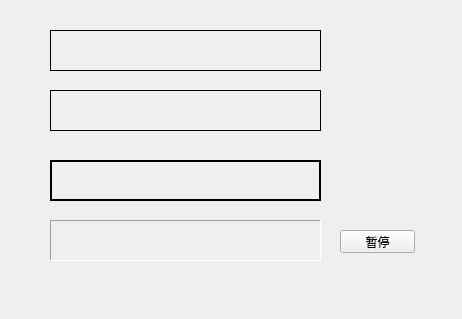
<?xml version="1.0" encoding="UTF-8"?>
<ui version="4.0">
 <class>Widget</class>
 <widget class="QWidget" name="Widget">
  <property name="geometry">
   <rect>
    <x>0</x>
    <y>0</y>
    <width>462</width>
    <height>319</height>
   </rect>
  </property>
  <property name="windowTitle">
   <string>Widget</string>
  </property>
  <widget class="myLabel" name="label">
   <property name="geometry">
    <rect>
     <x>50</x>
     <y>30</y>
     <width>271</width>
     <height>41</height>
    </rect>
   </property>
   <property name="frameShape">
    <enum>QFrame::Box</enum>
   </property>
   <property name="text">
    <string/>
   </property>
  </widget>
  <widget class="QLabel" name="label_2">
   <property name="geometry">
    <rect>
     <x>50</x>
     <y>90</y>
     <width>271</width>
     <height>41</height>
    </rect>
   </property>
   <property name="frameShape">
    <enum>QFrame::Panel</enum>
   </property>
   <property name="text">
    <string/>
   </property>
  </widget>
  <widget class="QLabel" name="label_3">
   <property name="enabled">
    <bool>true</bool>
   </property>
   <property name="geometry">
    <rect>
     <x>50</x>
     <y>160</y>
     <width>271</width>
     <height>41</height>
    </rect>
   </property>
   <property name="frameShape">
    <enum>QFrame::WinPanel</enum>
   </property>
   <property name="text">
    <string/>
   </property>
  </widget>
  <widget class="QLabel" name="label_4">
   <property name="geometry">
    <rect>
     <x>50</x>
     <y>220</y>
     <width>271</width>
     <height>41</height>
    </rect>
   </property>
   <property name="frameShape">
    <enum>QFrame::Panel</enum>
   </property>
   <property name="frameShadow">
    <enum>QFrame::Sunken</enum>
   </property>
   <property name="text">
    <string/>
   </property>
  </widget>
  <widget class="QPushButton" name="btn">
   <property name="geometry">
    <rect>
     <x>340</x>
     <y>230</y>
     <width>75</width>
     <height>23</height>
    </rect>
   </property>
   <property name="text">
    <string>暂停</string>
   </property>
  </widget>
 </widget>
 <layoutdefault spacing="6" margin="11"/>
 <customwidgets>
  <customwidget>
   <class>myLabel</class>
   <extends>QLabel</extends>
   <header>mylabel.h</header>
  </customwidget>
 </customwidgets>
 <resources/>
 <connections/>
</ui>
